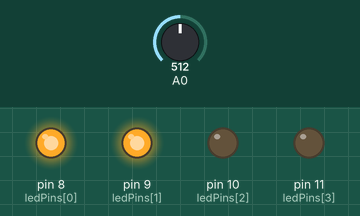
Bench run of a sketch on a simulated Arduino Uno, built with avr-gcc and run on an emulated ATmega328P. Shown: output pins drawn as LEDs (lit = HIGH). Inputs (shaded band) come from the test bench; at power-on: A0 = 512.

Above: at 1.2 s.
1.3 s: A0 set to 495
At 2.0 s:
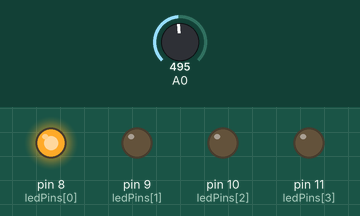
2.8 s: A0 set to 269
4.3 s: A0 set to 238
At 5.5 s:
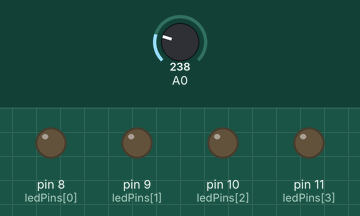
5.8 s: A0 set to 900
At 6.6 s:
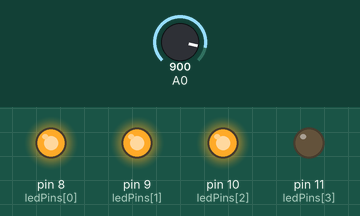
7.3 s: A0 set to 1016
8.8 s: A0 set to 1023
At 10.1 s:
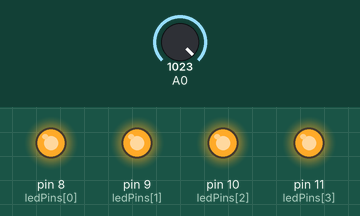
Timing chart, 0 to 11.3 s (numbered marks = the images above; inputs shaded):
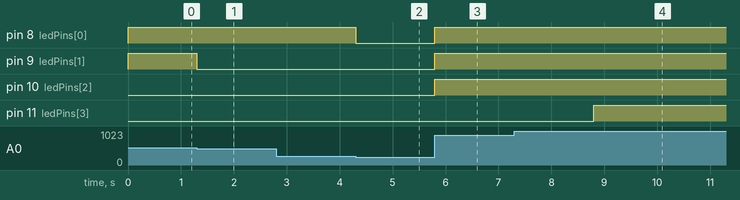

Measured:
- the behaviour switches between 512 and 511 on A0 (found by bisection; images 0 and 1)
- the behaviour switches between 256 and 255 on A0 (found by bisection; images 1 and 2)
- the behaviour switches between 1022 and 1023 on A0 (found by bisection; images 3 and 4)
- after the input at 1.3 s, pin 9 (ledPins[1]): HIGH → LOW at once
- after the input at 2.8 s, every drawn part: stays the same
- after the input at 4.3 s, pin 8 (ledPins[0]): HIGH → LOW at once
- after the input at 5.8 s, pin 8 (ledPins[0]), pin 9 (ledPins[1]), pin 10 (ledPins[2]): LOW → HIGH at once
- after the input at 7.3 s, every drawn part: stays the same
- after the input at 8.8 s, pin 11 (ledPins[3]): LOW → HIGH at once

The sketch:

Potentialmeter.ino
```cpp
int ledPins[] = {8,9,10,11};
int totalPinNumber = sizeof(ledPins)/sizeof(int);

void setup() {
  // put your setup code here, to run once:
  for (int i=0;i<totalPinNumber;i++) {
    pinMode(ledPins[i], OUTPUT);
  }
}

void loop() {
  // put your main code here, to run repeatedly:
  int ledLevel = map(analogRead(A0), 0, 1023, 0, totalPinNumber);
  for (int i=0;i<totalPinNumber;i++) {
    if (i<ledLevel) {
      digitalWrite(ledPins[i], HIGH);
    } else {
      digitalWrite(ledPins[i], LOW);   }
  }
}
```
